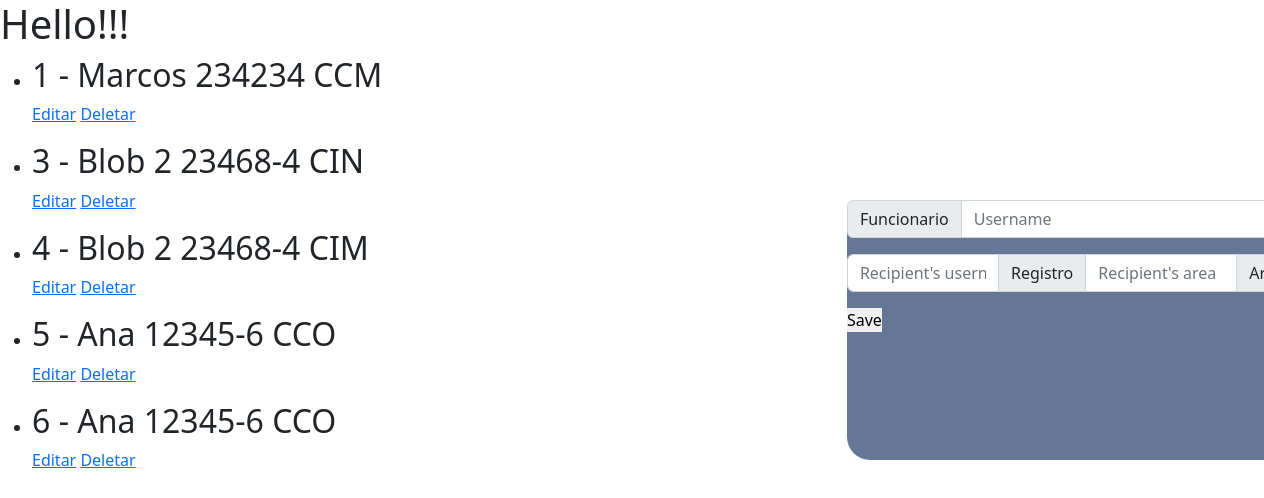
Page /sgi/start on the committed database.
### sgi/models.py (models this page shows, shortened)
class Employee(models.Model):
    name = models.CharField(max_length=50)
    register = models.CharField(max_length=8)
    area = models.CharField(max_length=3)

### sgi/views.py (the view)
# urls.py: path("start", views.start, name="start"),
def start(request):
    empregados = Employee.objects.all()
    return render(request, "sgi/start.html", {"empregados": empregados})

### sgi/templates/sgi/start.html (shortened to what this page needs)
{% load static %}
<!doctype html>
<html lang="en">
  <head>
    <link rel="stylesheet" type="text/css" id="applicationStylesheet" href="{% static 'home.css' %}">
    <link href="https://cdn.jsdelivr.net/npm/bootstrap@5.2.2/dist/css/bootstrap.min.css" rel="stylesheet">
  </head>
    <body>
       <h1>Hello!!!</h1>
        {% for empregado in empregados %}
            <ul>
                <li><h2>{{ empregado.id }} - {{ empregado.name }} {{ empregado.register }} {{ empregado.area }}</h2>
                    <a href="{% url 'tasks:editar' empregado.id %}">Editar</a>
                    <a href="{% url 'tasks:delete' empregado.id %}">Deletar</a>
                </li>
            </ul>
        {% endfor %}
        <form class="estrutura_login" action="{% url 'tasks:salvar' %}" method="post">
            <div class="input-group mb-3">
                <span class="input-group-text id="basic-addon1">Funcionario</span>
                <input type="text" class="form-control" placeholder="Username" aria-label="Username" aria-describedby="basic-addon1" name="nome">
              </div>
              <div class="input-group mb-3">
                <input type="text" class="form-control" placeholder="Recipient's username" name="registro">
                <span class="input-group-text" id="basic-addon2">Registro</span>
                <input type="text" class="form-control" placeholder="Recipient's area" name="area">
                <span class="input-group-text" id="basic-addon2">Area</span>
              </div>
            <button type="submit">Save</button>
        </form>
    </body>
</html>

### sgi/static/home.css (style rules this page uses)
:root { --web-view-ids: pagina_principal; }
* { margin: 0; padding: 0; box-sizing: border-box; border: none; }
html { width: 100%; height: 100%; }
body { margin: 0; padding: 0; box-sizing: border-box; border: none; }
.estrutura_login { background: rgba(35,63,104,0.700); backdrop-filter: blur(10px); -webkit-backdrop-filter: blur(10px); border-radius: 23px; position: absolute; overflow: visible; width: 450px; height: 260px; left: 67%; top: 200px; padding: 0px; }

### rows in the picture
Employee: id "1", name "Marcos", register "234234", area "CCM"
Employee: id "3", name "Blob 2", register "23468-4", area "CIN"
Employee: id "4", name "Blob 2", register "23468-4", area "CIM"
Employee: id "5", name "Ana", register "12345-6", area "CCO"
Employee: id "6", name "Ana", register "12345-6", area "CCO"
